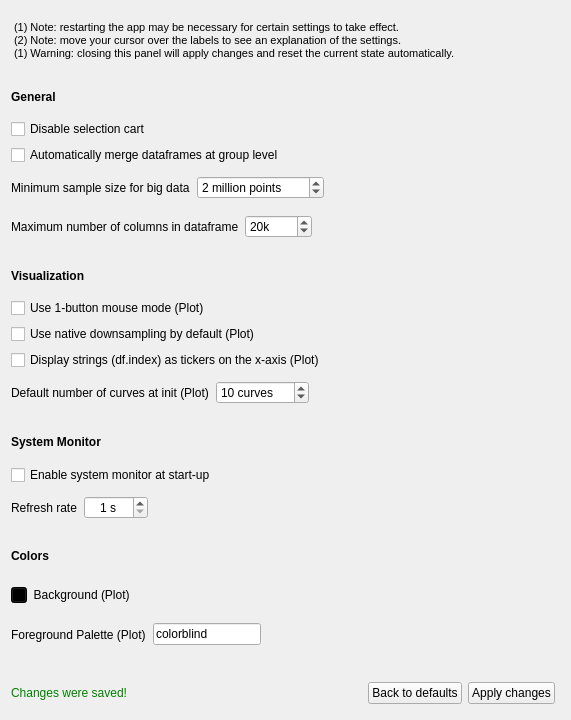
<?xml version="1.0" encoding="UTF-8"?>
<ui version="4.0">
 <class>Form</class>
 <widget class="QWidget" name="Form">
  <property name="geometry">
   <rect>
    <x>0</x>
    <y>0</y>
    <width>571</width>
    <height>720</height>
   </rect>
  </property>
  <property name="minimumSize">
   <size>
    <width>571</width>
    <height>720</height>
   </size>
  </property>
  <property name="maximumSize">
   <size>
    <width>571</width>
    <height>720</height>
   </size>
  </property>
  <property name="windowTitle">
   <string>Form</string>
  </property>
  <layout class="QVBoxLayout" name="verticalLayout_Form">
   <item>
    <widget class="QLabel" name="label_note">
     <property name="font">
      <font>
       <pointsize>8</pointsize>
      </font>
     </property>
     <property name="styleSheet">
      <string notr="true">margin-top: 10px; margin-bottom: 15px;</string>
     </property>
     <property name="text">
      <string>(1) Note: restarting the app may be necessary for certain settings to take effect.
(2) Note: move your cursor over the labels to see an explanation of the settings.
(1) Warning: closing this panel will apply changes and reset the current state automatically.</string>
     </property>
     <property name="textFormat">
      <enum>Qt::AutoText</enum>
     </property>
     <property name="wordWrap">
      <bool>true</bool>
     </property>
    </widget>
   </item>
   <item>
    <widget class="QLabel" name="label_general">
     <property name="maximumSize">
      <size>
       <width>16777215</width>
       <height>32</height>
      </size>
     </property>
     <property name="font">
      <font>
       <weight>75</weight>
       <bold>true</bold>
      </font>
     </property>
     <property name="text">
      <string>General</string>
     </property>
     <property name="alignment">
      <set>Qt::AlignLeading|Qt::AlignLeft|Qt::AlignVCenter</set>
     </property>
    </widget>
   </item>
   <item>
    <widget class="QCheckBox" name="checkBox_setting_disable_selection_cart">
     <property name="toolTip">
      <string>Whether or not to disable selection cart.</string>
     </property>
     <property name="text">
      <string>Disable selection cart</string>
     </property>
     <property name="checked">
      <bool>false</bool>
     </property>
    </widget>
   </item>
   <item>
    <widget class="QCheckBox" name="checkBox_setting_auto_merge_group">
     <property name="toolTip">
      <string>If checked, selecting a group from the tree view will merge all its children into a single, larger dataframe, allowing for immediate visualization or analysis. This option is only applicable when all children are either scalars or 1D arrays, resulting in a merged dataframe of either 1D or 2D format.</string>
     </property>
     <property name="text">
      <string>Automatically merge dataframes at group level</string>
     </property>
    </widget>
   </item>
   <item>
    <widget class="QFrame" name="frame_min_big_data_sample_size">
     <property name="frameShape">
      <enum>QFrame::NoFrame</enum>
     </property>
     <property name="frameShadow">
      <enum>QFrame::Raised</enum>
     </property>
     <layout class="QHBoxLayout" name="horizontalLayout_frame_min_big_data_sample_size">
      <property name="spacing">
       <number>0</number>
      </property>
      <property name="leftMargin">
       <number>0</number>
      </property>
      <property name="topMargin">
       <number>0</number>
      </property>
      <property name="rightMargin">
       <number>0</number>
      </property>
      <property name="bottomMargin">
       <number>0</number>
      </property>
      <item>
       <widget class="QLabel" name="label_min_big_data_sample_size">
        <property name="toolTip">
         <string>This is the minimum dataset size required for it to be considered as big data. When in big data mode, data is loaded and visualized using a combination of chunking, downsampling, and caching techniques.</string>
        </property>
        <property name="text">
         <string>Minimum sample size for big data  </string>
        </property>
       </widget>
      </item>
      <item>
       <widget class="QSpinBox" name="spinBox_min_big_data_sample_size">
        <property name="minimumSize">
         <size>
          <width>64</width>
          <height>0</height>
         </size>
        </property>
        <property name="suffix">
         <string> million points</string>
        </property>
        <property name="minimum">
         <number>1</number>
        </property>
        <property name="maximum">
         <number>9999</number>
        </property>
        <property name="value">
         <number>2</number>
        </property>
       </widget>
      </item>
      <item>
       <spacer name="horizontalSpacer_min_big_data_sample_size">
        <property name="orientation">
         <enum>Qt::Horizontal</enum>
        </property>
        <property name="sizeHint" stdset="0">
         <size>
          <width>40</width>
          <height>20</height>
         </size>
        </property>
       </spacer>
      </item>
     </layout>
    </widget>
   </item>
   <item>
    <widget class="QFrame" name="frame_max_n_columns">
     <property name="frameShape">
      <enum>QFrame::NoFrame</enum>
     </property>
     <property name="frameShadow">
      <enum>QFrame::Raised</enum>
     </property>
     <layout class="QHBoxLayout" name="horizontalLayout_frame_max_n_columns">
      <property name="spacing">
       <number>0</number>
      </property>
      <property name="leftMargin">
       <number>0</number>
      </property>
      <property name="topMargin">
       <number>0</number>
      </property>
      <property name="rightMargin">
       <number>0</number>
      </property>
      <property name="bottomMargin">
       <number>0</number>
      </property>
      <item>
       <widget class="QLabel" name="label_max_n_columns">
        <property name="toolTip">
         <string>This is the maximum number of columns that a dataframe can have in order to be displayed in the visualizer.</string>
        </property>
        <property name="text">
         <string>Maximum number of columns in dataframe  </string>
        </property>
       </widget>
      </item>
      <item>
       <widget class="QSpinBox" name="spinBox_max_n_columns">
        <property name="suffix">
         <string>k</string>
        </property>
        <property name="minimum">
         <number>1</number>
        </property>
        <property name="maximum">
         <number>10000</number>
        </property>
        <property name="singleStep">
         <number>1</number>
        </property>
        <property name="value">
         <number>20</number>
        </property>
       </widget>
      </item>
      <item>
       <spacer name="horizontalSpacer_max_n_columns">
        <property name="orientation">
         <enum>Qt::Horizontal</enum>
        </property>
        <property name="sizeHint" stdset="0">
         <size>
          <width>209</width>
          <height>20</height>
         </size>
        </property>
       </spacer>
      </item>
     </layout>
    </widget>
   </item>
   <item>
    <spacer name="verticalSpacer_general">
     <property name="orientation">
      <enum>Qt::Vertical</enum>
     </property>
     <property name="sizeType">
      <enum>QSizePolicy::Fixed</enum>
     </property>
     <property name="sizeHint" stdset="0">
      <size>
       <width>20</width>
       <height>10</height>
      </size>
     </property>
    </spacer>
   </item>
   <item>
    <widget class="QLabel" name="label_visualization">
     <property name="maximumSize">
      <size>
       <width>16777215</width>
       <height>32</height>
      </size>
     </property>
     <property name="font">
      <font>
       <weight>75</weight>
       <bold>true</bold>
      </font>
     </property>
     <property name="styleSheet">
      <string notr="true"/>
     </property>
     <property name="text">
      <string>Visualization</string>
     </property>
    </widget>
   </item>
   <item>
    <widget class="QCheckBox" name="checkBox_setting_enable_1_button_mouse_mode">
     <property name="toolTip">
      <string>When activated, the 1-button mouse mode will be used by default for interacting with the plots, similar to the behaviour in FESA Navigator.</string>
     </property>
     <property name="text">
      <string>Use 1-button mouse mode (Plot)</string>
     </property>
    </widget>
   </item>
   <item>
    <widget class="QCheckBox" name="checkBox_setting_enable_downsampling_plots">
     <property name="toolTip">
      <string>Whether or not to enable pyqtgraph's native downsampling when plotting new data. Recommended when visualizing medium-to-large datasets.</string>
     </property>
     <property name="text">
      <string>Use native downsampling by default (Plot)</string>
     </property>
    </widget>
   </item>
   <item>
    <widget class="QCheckBox" name="checkBox_setting_display_strings_on_x_axis">
     <property name="toolTip">
      <string>When enabled, x-axis tickers will show original string values instead of numbers, as long as the dataframe index is of type string.</string>
     </property>
     <property name="text">
      <string>Display strings (df.index) as tickers on the x-axis (Plot)</string>
     </property>
    </widget>
   </item>
   <item>
    <widget class="QFrame" name="frame_ncurves_at_init">
     <property name="frameShape">
      <enum>QFrame::NoFrame</enum>
     </property>
     <property name="frameShadow">
      <enum>QFrame::Raised</enum>
     </property>
     <layout class="QHBoxLayout" name="horizontalLayout_frame_ncurves_at_init">
      <property name="spacing">
       <number>0</number>
      </property>
      <property name="leftMargin">
       <number>0</number>
      </property>
      <property name="topMargin">
       <number>0</number>
      </property>
      <property name="rightMargin">
       <number>0</number>
      </property>
      <property name="bottomMargin">
       <number>0</number>
      </property>
      <item>
       <widget class="QLabel" name="label_ncurves_at_init">
        <property name="toolTip">
         <string>Number of curves that are preloaded when opening the plot panel for the first time.</string>
        </property>
        <property name="text">
         <string>Default number of curves at init (Plot)  </string>
        </property>
       </widget>
      </item>
      <item>
       <widget class="QSpinBox" name="spinBox_ncurves_at_init">
        <property name="minimumSize">
         <size>
          <width>64</width>
          <height>0</height>
         </size>
        </property>
        <property name="suffix">
         <string> curves</string>
        </property>
        <property name="minimum">
         <number>1</number>
        </property>
        <property name="maximum">
         <number>9999</number>
        </property>
        <property name="value">
         <number>10</number>
        </property>
       </widget>
      </item>
      <item>
       <spacer name="horizontalSpacer_ncurves_at_init">
        <property name="orientation">
         <enum>Qt::Horizontal</enum>
        </property>
        <property name="sizeHint" stdset="0">
         <size>
          <width>40</width>
          <height>20</height>
         </size>
        </property>
       </spacer>
      </item>
     </layout>
    </widget>
   </item>
   <item>
    <spacer name="verticalSpacer_visualization">
     <property name="orientation">
      <enum>Qt::Vertical</enum>
     </property>
     <property name="sizeType">
      <enum>QSizePolicy::Fixed</enum>
     </property>
     <property name="sizeHint" stdset="0">
      <size>
       <width>20</width>
       <height>10</height>
      </size>
     </property>
    </spacer>
   </item>
   <item>
    <widget class="QLabel" name="label_timers">
     <property name="font">
      <font>
       <weight>75</weight>
       <bold>true</bold>
      </font>
     </property>
     <property name="text">
      <string>System Monitor</string>
     </property>
    </widget>
   </item>
   <item>
    <widget class="QCheckBox" name="checkBox_setting_enable_system_monitor">
     <property name="toolTip">
      <string>The system monitor plugin can be extremely useful for monitoring the memory usage of large dataframes.</string>
     </property>
     <property name="text">
      <string>Enable system monitor at start-up</string>
     </property>
     <property name="checked">
      <bool>false</bool>
     </property>
    </widget>
   </item>
   <item>
    <widget class="QFrame" name="frame_refresh_rate_system_monitor">
     <property name="frameShape">
      <enum>QFrame::NoFrame</enum>
     </property>
     <property name="frameShadow">
      <enum>QFrame::Raised</enum>
     </property>
     <layout class="QHBoxLayout" name="horizontalLayout_frame_refresh_rate_system_monitor">
      <property name="spacing">
       <number>0</number>
      </property>
      <property name="leftMargin">
       <number>0</number>
      </property>
      <property name="topMargin">
       <number>0</number>
      </property>
      <property name="rightMargin">
       <number>0</number>
      </property>
      <property name="bottomMargin">
       <number>0</number>
      </property>
      <item>
       <widget class="QLabel" name="label_refresh_rate_system_monitor">
        <property name="toolTip">
         <string>The frequency at which the system monitor plugin is updated.</string>
        </property>
        <property name="text">
         <string>Refresh rate  </string>
        </property>
       </widget>
      </item>
      <item>
       <widget class="QSpinBox" name="spinBox_refresh_rate_system_monitor">
        <property name="minimumSize">
         <size>
          <width>64</width>
          <height>0</height>
         </size>
        </property>
        <property name="alignment">
         <set>Qt::AlignCenter</set>
        </property>
        <property name="suffix">
         <string> s</string>
        </property>
        <property name="minimum">
         <number>1</number>
        </property>
        <property name="maximum">
         <number>100</number>
        </property>
        <property name="value">
         <number>1</number>
        </property>
       </widget>
      </item>
      <item>
       <spacer name="horizontalSpacer_refresh_rate_system_monitor">
        <property name="orientation">
         <enum>Qt::Horizontal</enum>
        </property>
        <property name="sizeHint" stdset="0">
         <size>
          <width>330</width>
          <height>20</height>
         </size>
        </property>
       </spacer>
      </item>
     </layout>
    </widget>
   </item>
   <item>
    <spacer name="verticalSpacer_system_monitor">
     <property name="orientation">
      <enum>Qt::Vertical</enum>
     </property>
     <property name="sizeType">
      <enum>QSizePolicy::Fixed</enum>
     </property>
     <property name="sizeHint" stdset="0">
      <size>
       <width>20</width>
       <height>10</height>
      </size>
     </property>
    </spacer>
   </item>
   <item>
    <widget class="QLabel" name="label_colors">
     <property name="maximumSize">
      <size>
       <width>16777215</width>
       <height>32</height>
      </size>
     </property>
     <property name="font">
      <font>
       <weight>75</weight>
       <bold>true</bold>
      </font>
     </property>
     <property name="text">
      <string>Colors</string>
     </property>
    </widget>
   </item>
   <item>
    <widget class="QFrame" name="frame_color_background">
     <property name="frameShape">
      <enum>QFrame::NoFrame</enum>
     </property>
     <property name="frameShadow">
      <enum>QFrame::Raised</enum>
     </property>
     <layout class="QHBoxLayout" name="horizontalLayout_frame_color_background">
      <property name="spacing">
       <number>0</number>
      </property>
      <property name="leftMargin">
       <number>0</number>
      </property>
      <property name="topMargin">
       <number>0</number>
      </property>
      <property name="rightMargin">
       <number>0</number>
      </property>
      <property name="bottomMargin">
       <number>0</number>
      </property>
      <item>
       <widget class="QPushButton" name="pushButton_color_background">
        <property name="sizePolicy">
         <sizepolicy hsizetype="Fixed" vsizetype="Fixed">
          <horstretch>0</horstretch>
          <verstretch>0</verstretch>
         </sizepolicy>
        </property>
        <property name="minimumSize">
         <size>
          <width>16</width>
          <height>16</height>
         </size>
        </property>
        <property name="maximumSize">
         <size>
          <width>16</width>
          <height>16</height>
         </size>
        </property>
        <property name="focusPolicy">
         <enum>Qt::NoFocus</enum>
        </property>
        <property name="styleSheet">
         <string notr="true">QPushButton{background-color: #000000;}</string>
        </property>
        <property name="text">
         <string/>
        </property>
       </widget>
      </item>
      <item>
       <widget class="QLabel" name="label_color_background">
        <property name="toolTip">
         <string>Color for the background of all plots.</string>
        </property>
        <property name="text">
         <string>  Background (Plot)</string>
        </property>
       </widget>
      </item>
     </layout>
    </widget>
   </item>
   <item>
    <widget class="QFrame" name="frame_color_foreground_palette_name">
     <property name="frameShape">
      <enum>QFrame::NoFrame</enum>
     </property>
     <property name="frameShadow">
      <enum>QFrame::Raised</enum>
     </property>
     <layout class="QHBoxLayout" name="horizontalLayout_frame_color_foreground_palette_name">
      <property name="spacing">
       <number>0</number>
      </property>
      <property name="leftMargin">
       <number>0</number>
      </property>
      <property name="topMargin">
       <number>0</number>
      </property>
      <property name="rightMargin">
       <number>0</number>
      </property>
      <property name="bottomMargin">
       <number>0</number>
      </property>
      <item>
       <widget class="QLabel" name="label_color_foreground_palette_name">
        <property name="toolTip">
         <string>This application utilizes the color_palette function from the Seaborn library. Please refer to the Seaborn documentation to choose the desired palette.</string>
        </property>
        <property name="text">
         <string>Foreground Palette (Plot)  </string>
        </property>
       </widget>
      </item>
      <item>
       <widget class="QLineEdit" name="lineEdit_color_foreground_palette_name">
        <property name="sizePolicy">
         <sizepolicy hsizetype="Preferred" vsizetype="Fixed">
          <horstretch>0</horstretch>
          <verstretch>0</verstretch>
         </sizepolicy>
        </property>
        <property name="minimumSize">
         <size>
          <width>64</width>
          <height>0</height>
         </size>
        </property>
        <property name="text">
         <string>colorblind</string>
        </property>
        <property name="maxLength">
         <number>999</number>
        </property>
       </widget>
      </item>
      <item>
       <spacer name="horizontalSpacer_color_foreground_palette_name">
        <property name="orientation">
         <enum>Qt::Horizontal</enum>
        </property>
        <property name="sizeHint" stdset="0">
         <size>
          <width>266</width>
          <height>20</height>
         </size>
        </property>
       </spacer>
      </item>
     </layout>
    </widget>
   </item>
   <item>
    <spacer name="verticalSpacer_colors">
     <property name="orientation">
      <enum>Qt::Vertical</enum>
     </property>
     <property name="sizeType">
      <enum>QSizePolicy::Fixed</enum>
     </property>
     <property name="sizeHint" stdset="0">
      <size>
       <width>20</width>
       <height>10</height>
      </size>
     </property>
    </spacer>
   </item>
   <item>
    <layout class="QHBoxLayout" name="horizontalLayout_defaults">
     <property name="topMargin">
      <number>15</number>
     </property>
     <property name="rightMargin">
      <number>5</number>
     </property>
     <property name="bottomMargin">
      <number>5</number>
     </property>
     <item>
      <widget class="QLabel" name="label_saved_changes">
       <property name="font">
        <font>
         <pointsize>9</pointsize>
        </font>
       </property>
       <property name="styleSheet">
        <string notr="true">QLabel{color:green;}</string>
       </property>
       <property name="text">
        <string>Changes were saved!</string>
       </property>
       <property name="alignment">
        <set>Qt::AlignCenter</set>
       </property>
       <property name="wordWrap">
        <bool>false</bool>
       </property>
      </widget>
     </item>
     <item>
      <spacer name="horizontalSpacer_defaults">
       <property name="orientation">
        <enum>Qt::Horizontal</enum>
       </property>
       <property name="sizeHint" stdset="0">
        <size>
         <width>40</width>
         <height>20</height>
        </size>
       </property>
      </spacer>
     </item>
     <item>
      <widget class="QPushButton" name="pushButton_back_to_defaults">
       <property name="focusPolicy">
        <enum>Qt::NoFocus</enum>
       </property>
       <property name="text">
        <string>Back to defaults</string>
       </property>
      </widget>
     </item>
     <item>
      <widget class="QPushButton" name="pushButton_apply">
       <property name="focusPolicy">
        <enum>Qt::NoFocus</enum>
       </property>
       <property name="text">
        <string>Apply changes</string>
       </property>
      </widget>
     </item>
    </layout>
   </item>
  </layout>
 </widget>
 <resources/>
 <connections/>
</ui>
